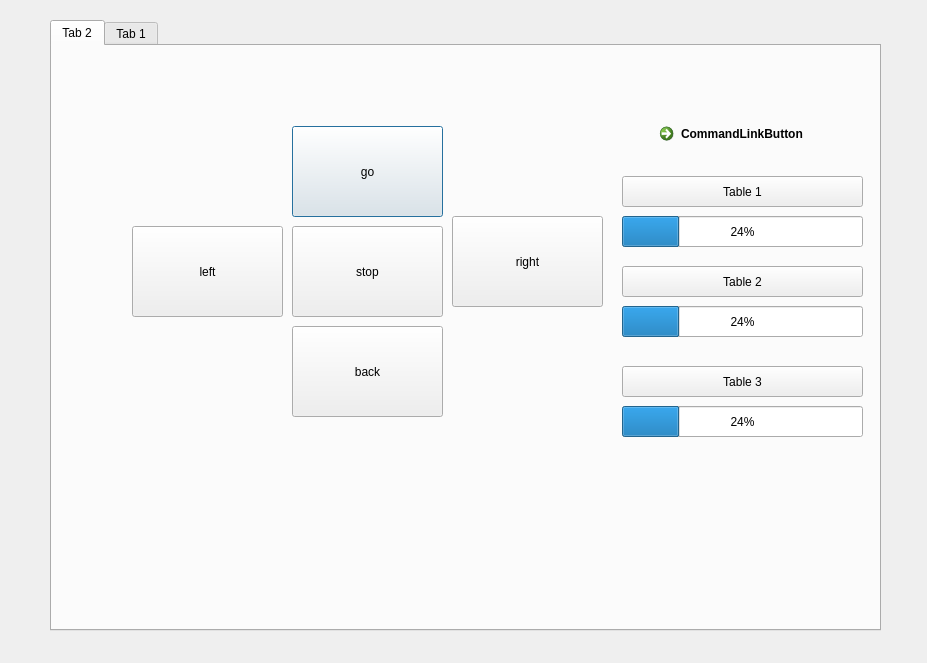
<?xml version="1.0" encoding="UTF-8"?>
<ui version="4.0">
 <class>joy</class>
 <widget class="QDialog" name="joy">
  <property name="geometry">
   <rect>
    <x>0</x>
    <y>0</y>
    <width>927</width>
    <height>663</height>
   </rect>
  </property>
  <property name="windowTitle">
   <string>Dialog</string>
  </property>
  <widget class="QTabWidget" name="tabWidget">
   <property name="geometry">
    <rect>
     <x>50</x>
     <y>20</y>
     <width>831</width>
     <height>611</height>
    </rect>
   </property>
   <property name="currentIndex">
    <number>0</number>
   </property>
   <widget class="QWidget" name="tab_2">
    <attribute name="title">
     <string>Tab 2</string>
    </attribute>
    <widget class="QPushButton" name="pushButton_go">
     <property name="geometry">
      <rect>
       <x>240</x>
       <y>80</y>
       <width>151</width>
       <height>91</height>
      </rect>
     </property>
     <property name="text">
      <string>go</string>
     </property>
    </widget>
    <widget class="QPushButton" name="pushButton_stop">
     <property name="geometry">
      <rect>
       <x>240</x>
       <y>180</y>
       <width>151</width>
       <height>91</height>
      </rect>
     </property>
     <property name="text">
      <string>stop</string>
     </property>
    </widget>
    <widget class="QPushButton" name="pushButton_left">
     <property name="geometry">
      <rect>
       <x>80</x>
       <y>180</y>
       <width>151</width>
       <height>91</height>
      </rect>
     </property>
     <property name="text">
      <string>left</string>
     </property>
    </widget>
    <widget class="QPushButton" name="pushButton_back">
     <property name="geometry">
      <rect>
       <x>240</x>
       <y>280</y>
       <width>151</width>
       <height>91</height>
      </rect>
     </property>
     <property name="text">
      <string>back</string>
     </property>
    </widget>
    <widget class="QPushButton" name="pushButton_right">
     <property name="geometry">
      <rect>
       <x>400</x>
       <y>170</y>
       <width>151</width>
       <height>91</height>
      </rect>
     </property>
     <property name="text">
      <string>right</string>
     </property>
    </widget>
    <widget class="QPushButton" name="waypoint_3">
     <property name="geometry">
      <rect>
       <x>570</x>
       <y>320</y>
       <width>241</width>
       <height>31</height>
      </rect>
     </property>
     <property name="text">
      <string>Table 3</string>
     </property>
    </widget>
    <widget class="QProgressBar" name="progressBar_way1">
     <property name="geometry">
      <rect>
       <x>570</x>
       <y>170</y>
       <width>241</width>
       <height>31</height>
      </rect>
     </property>
     <property name="value">
      <number>24</number>
     </property>
    </widget>
    <widget class="QProgressBar" name="progressBar_way1_3">
     <property name="geometry">
      <rect>
       <x>570</x>
       <y>360</y>
       <width>241</width>
       <height>31</height>
      </rect>
     </property>
     <property name="value">
      <number>24</number>
     </property>
    </widget>
    <widget class="QPushButton" name="waypoint_2">
     <property name="geometry">
      <rect>
       <x>570</x>
       <y>220</y>
       <width>241</width>
       <height>31</height>
      </rect>
     </property>
     <property name="text">
      <string>Table 2</string>
     </property>
    </widget>
    <widget class="QCommandLinkButton" name="commandLinkButton">
     <property name="geometry">
      <rect>
       <x>600</x>
       <y>70</y>
       <width>177</width>
       <height>41</height>
      </rect>
     </property>
     <property name="text">
      <string>CommandLinkButton</string>
     </property>
    </widget>
    <widget class="QProgressBar" name="progressBar_way1_2">
     <property name="geometry">
      <rect>
       <x>570</x>
       <y>260</y>
       <width>241</width>
       <height>31</height>
      </rect>
     </property>
     <property name="value">
      <number>24</number>
     </property>
    </widget>
    <widget class="QPushButton" name="waypint_1">
     <property name="geometry">
      <rect>
       <x>570</x>
       <y>130</y>
       <width>241</width>
       <height>31</height>
      </rect>
     </property>
     <property name="text">
      <string>Table 1</string>
     </property>
    </widget>
   </widget>
   <widget class="QWidget" name="tab">
    <attribute name="title">
     <string>Tab 1</string>
    </attribute>
   </widget>
  </widget>
 </widget>
 <resources/>
 <connections/>
</ui>
